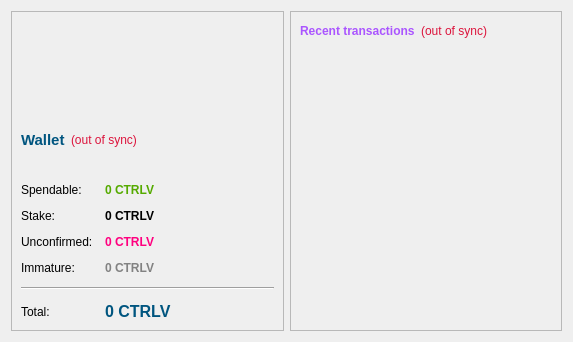
<?xml version="1.0" encoding="UTF-8"?>
<ui version="4.0">
 <class>OverviewPage</class>
 <widget class="QWidget" name="OverviewPage">
  <property name="geometry">
   <rect>
    <x>0</x>
    <y>0</y>
    <width>573</width>
    <height>342</height>
   </rect>
  </property>
  <property name="windowTitle">
   <string>Form</string>
  </property>
  <property name="autoFillBackground">
   <bool>false</bool>
  </property>
  <property name="styleSheet">
   <string notr="true"/>
  </property>
  <layout class="QHBoxLayout" name="horizontalLayout" stretch="1,1">
   <item>
    <layout class="QVBoxLayout" name="verticalLayout_2">
     <item>
      <widget class="QFrame" name="frame">
       <property name="frameShape">
        <enum>QFrame::StyledPanel</enum>
       </property>
       <property name="frameShadow">
        <enum>QFrame::Raised</enum>
       </property>
       <layout class="QVBoxLayout" name="verticalLayout_4">
        <item>
         <widget class="QLabel" name="label_2">
          <property name="minimumSize">
           <size>
            <width>230</width>
            <height>75</height>
           </size>
          </property>
          <property name="styleSheet">
           <string notr="true">image: url(:/images/res/images/logo.png);</string>
          </property>
          <property name="text">
           <string/>
          </property>
         </widget>
        </item>
        <item>
         <layout class="QHBoxLayout" name="horizontalLayout_4">
          <item>
           <widget class="QLabel" name="label_5">
            <property name="font">
             <font>
              <pointsize>11</pointsize>
              <weight>75</weight>
              <bold>true</bold>
             </font>
            </property>
            <property name="styleSheet">
             <string notr="true">color: rgb(0, 85, 127);</string>
            </property>
            <property name="text">
             <string>Wallet</string>
            </property>
           </widget>
          </item>
          <item>
           <widget class="QLabel" name="labelWalletStatus">
            <property name="toolTip">
             <string>The displayed information may be out of date. Your wallet automatically synchronizes with the copypasta network after a connection is established, but this process has not completed yet.</string>
            </property>
            <property name="styleSheet">
             <string notr="true">QLabel { color: #DC143C; }</string>
            </property>
            <property name="text">
             <string notr="true">(out of sync)</string>
            </property>
            <property name="alignment">
             <set>Qt::AlignLeading|Qt::AlignLeft|Qt::AlignVCenter</set>
            </property>
           </widget>
          </item>
          <item>
           <spacer name="horizontalSpacer_2">
            <property name="orientation">
             <enum>Qt::Horizontal</enum>
            </property>
            <property name="sizeHint" stdset="0">
             <size>
              <width>40</width>
              <height>20</height>
             </size>
            </property>
           </spacer>
          </item>
         </layout>
        </item>
        <item>
         <layout class="QFormLayout" name="formLayout_2">
          <property name="fieldGrowthPolicy">
           <enum>QFormLayout::AllNonFixedFieldsGrow</enum>
          </property>
          <property name="horizontalSpacing">
           <number>12</number>
          </property>
          <property name="verticalSpacing">
           <number>12</number>
          </property>
          <item row="0" column="0">
           <widget class="QLabel" name="label">
            <property name="text">
             <string>Spendable:</string>
            </property>
           </widget>
          </item>
          <item row="0" column="1">
           <widget class="QLabel" name="labelBalance">
            <property name="font">
             <font>
              <weight>75</weight>
              <bold>true</bold>
             </font>
            </property>
            <property name="cursor">
             <cursorShape>IBeamCursor</cursorShape>
            </property>
            <property name="toolTip">
             <string>Your current spendable balance</string>
            </property>
            <property name="styleSheet">
             <string notr="true">color: rgb(85, 170, 0);</string>
            </property>
            <property name="text">
             <string notr="true">0 CTRLV</string>
            </property>
            <property name="textInteractionFlags">
             <set>Qt::LinksAccessibleByMouse|Qt::TextSelectableByKeyboard|Qt::TextSelectableByMouse</set>
            </property>
           </widget>
          </item>
          <item row="1" column="0">
           <widget class="QLabel" name="label_6">
            <property name="text">
             <string>Stake:</string>
            </property>
           </widget>
          </item>
          <item row="1" column="1">
           <widget class="QLabel" name="labelStake">
            <property name="font">
             <font>
              <weight>75</weight>
              <bold>true</bold>
             </font>
            </property>
            <property name="cursor">
             <cursorShape>IBeamCursor</cursorShape>
            </property>
            <property name="toolTip">
             <string>Total of coins that was staked, and do not yet count toward the current balance</string>
            </property>
            <property name="styleSheet">
             <string notr="true"/>
            </property>
            <property name="text">
             <string notr="true">0 CTRLV</string>
            </property>
            <property name="textInteractionFlags">
             <set>Qt::LinksAccessibleByMouse|Qt::TextSelectableByKeyboard|Qt::TextSelectableByMouse</set>
            </property>
           </widget>
          </item>
          <item row="2" column="0">
           <widget class="QLabel" name="label_3">
            <property name="text">
             <string>Unconfirmed:</string>
            </property>
           </widget>
          </item>
          <item row="2" column="1">
           <widget class="QLabel" name="labelUnconfirmed">
            <property name="font">
             <font>
              <weight>75</weight>
              <bold>true</bold>
             </font>
            </property>
            <property name="cursor">
             <cursorShape>IBeamCursor</cursorShape>
            </property>
            <property name="toolTip">
             <string>Total of transactions that have yet to be confirmed, and do not yet count toward the current balance</string>
            </property>
            <property name="styleSheet">
             <string notr="true">color: rgb(255, 0, 127);
</string>
            </property>
            <property name="text">
             <string notr="true">0 CTRLV</string>
            </property>
            <property name="textInteractionFlags">
             <set>Qt::LinksAccessibleByMouse|Qt::TextSelectableByKeyboard|Qt::TextSelectableByMouse</set>
            </property>
           </widget>
          </item>
          <item row="3" column="0">
           <widget class="QLabel" name="labelImmatureText">
            <property name="text">
             <string>Immature:</string>
            </property>
           </widget>
          </item>
          <item row="3" column="1">
           <widget class="QLabel" name="labelImmature">
            <property name="font">
             <font>
              <weight>75</weight>
              <bold>true</bold>
             </font>
            </property>
            <property name="toolTip">
             <string>Mined balance that has not yet matured</string>
            </property>
            <property name="styleSheet">
             <string notr="true">color: rgb(130, 130, 130);</string>
            </property>
            <property name="text">
             <string notr="true">0 CTRLV</string>
            </property>
            <property name="textInteractionFlags">
             <set>Qt::LinksAccessibleByMouse|Qt::TextSelectableByKeyboard|Qt::TextSelectableByMouse</set>
            </property>
           </widget>
          </item>
          <item row="4" column="0" colspan="2">
           <widget class="Line" name="line">
            <property name="orientation">
             <enum>Qt::Horizontal</enum>
            </property>
           </widget>
          </item>
          <item row="5" column="0">
           <widget class="QLabel" name="labelTotalText">
            <property name="text">
             <string>Total:</string>
            </property>
           </widget>
          </item>
          <item row="5" column="1">
           <widget class="QLabel" name="labelTotal">
            <property name="font">
             <font>
              <pointsize>12</pointsize>
              <weight>75</weight>
              <bold>true</bold>
              <stylestrategy>PreferAntialias</stylestrategy>
             </font>
            </property>
            <property name="cursor">
             <cursorShape>IBeamCursor</cursorShape>
            </property>
            <property name="toolTip">
             <string>Your current total balance</string>
            </property>
            <property name="styleSheet">
             <string notr="true">color: rgb(0, 85, 127);</string>
            </property>
            <property name="text">
             <string notr="true">0 CTRLV</string>
            </property>
            <property name="textInteractionFlags">
             <set>Qt::LinksAccessibleByMouse|Qt::TextSelectableByKeyboard|Qt::TextSelectableByMouse</set>
            </property>
           </widget>
          </item>
         </layout>
        </item>
       </layout>
      </widget>
     </item>
    </layout>
   </item>
   <item>
    <layout class="QVBoxLayout" name="verticalLayout_3">
     <item>
      <widget class="QFrame" name="frame_2">
       <property name="styleSheet">
        <string notr="true"/>
       </property>
       <property name="frameShape">
        <enum>QFrame::StyledPanel</enum>
       </property>
       <property name="frameShadow">
        <enum>QFrame::Raised</enum>
       </property>
       <layout class="QVBoxLayout" name="verticalLayout">
        <item>
         <layout class="QHBoxLayout" name="horizontalLayout_2">
          <item>
           <widget class="QLabel" name="label_4">
            <property name="styleSheet">
             <string notr="true">color: rgb(170, 85, 255);</string>
            </property>
            <property name="text">
             <string>&lt;b&gt;Recent transactions&lt;/b&gt;</string>
            </property>
           </widget>
          </item>
          <item>
           <widget class="QLabel" name="labelTransactionsStatus">
            <property name="toolTip">
             <string>The displayed information may be out of date. Your wallet automatically synchronizes with the copypasta network after a connection is established, but this process has not completed yet.</string>
            </property>
            <property name="styleSheet">
             <string notr="true">QLabel { color: #DC143C; }</string>
            </property>
            <property name="text">
             <string notr="true">(out of sync)</string>
            </property>
            <property name="alignment">
             <set>Qt::AlignRight|Qt::AlignTrailing|Qt::AlignVCenter</set>
            </property>
           </widget>
          </item>
          <item>
           <spacer name="horizontalSpacer">
            <property name="orientation">
             <enum>Qt::Horizontal</enum>
            </property>
            <property name="sizeHint" stdset="0">
             <size>
              <width>40</width>
              <height>20</height>
             </size>
            </property>
           </spacer>
          </item>
         </layout>
        </item>
        <item>
         <widget class="QListView" name="listTransactions">
          <property name="styleSheet">
           <string notr="true">QListView { background: transparent; }</string>
          </property>
          <property name="frameShape">
           <enum>QFrame::NoFrame</enum>
          </property>
          <property name="verticalScrollBarPolicy">
           <enum>Qt::ScrollBarAlwaysOff</enum>
          </property>
          <property name="horizontalScrollBarPolicy">
           <enum>Qt::ScrollBarAlwaysOff</enum>
          </property>
          <property name="selectionMode">
           <enum>QAbstractItemView::NoSelection</enum>
          </property>
         </widget>
        </item>
       </layout>
      </widget>
     </item>
    </layout>
   </item>
  </layout>
 </widget>
 <resources/>
 <connections/>
</ui>
